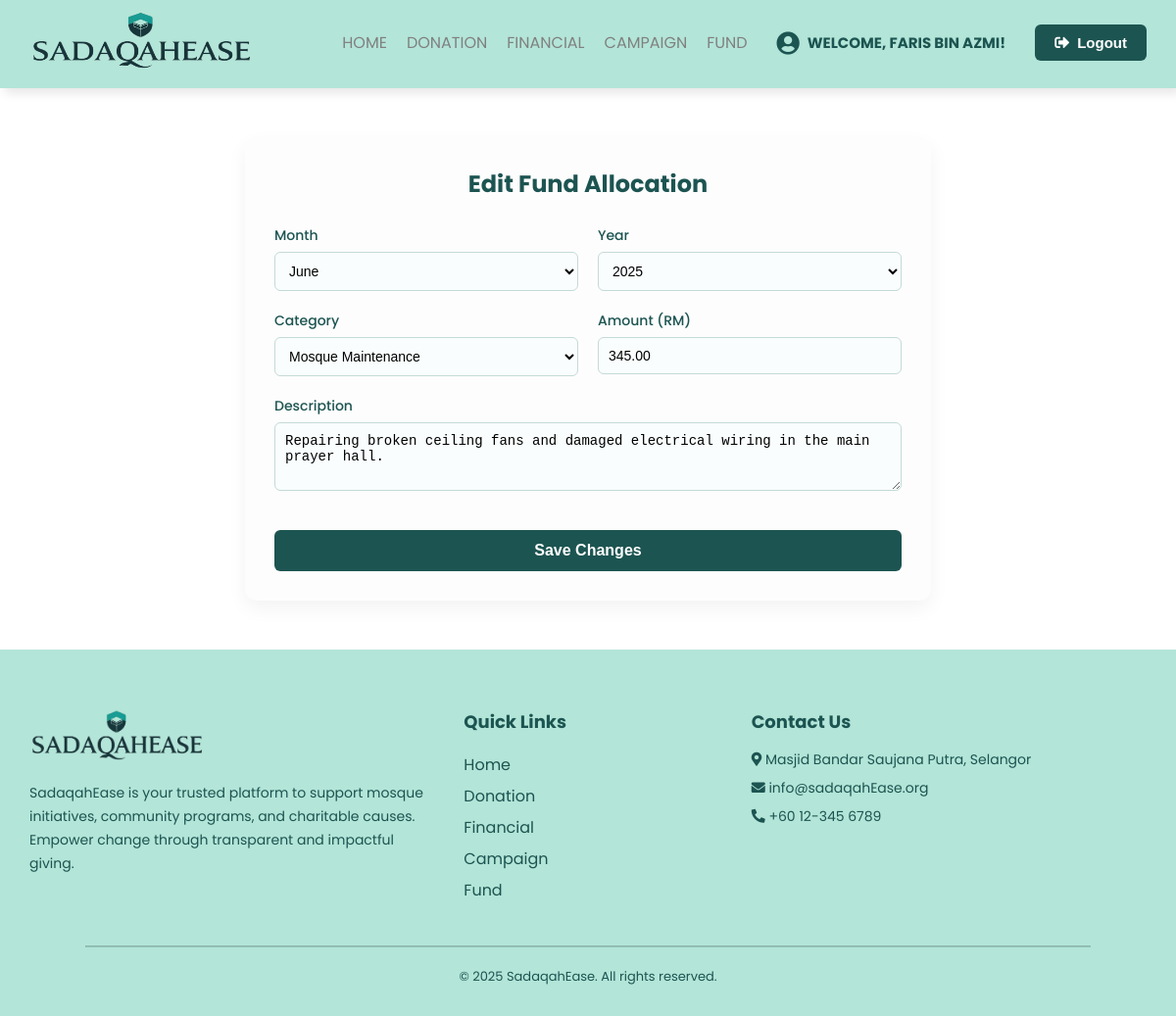
The app's page /allocate-fund/edit/4/ (signed in) with its own data.
### SadaqahEase/models.py (models this page shows, shortened)
class Treasurer(models.Model):
    treasurerid = models.CharField(max_length=6, primary_key=True)
    name = models.CharField(max_length=100)
    email = models.EmailField()
    password = models.CharField(max_length=100)

class AllocateFund(models.Model):
    CATEGORY_CHOICES = [
        ('Education Program', 'Education Program'),
        ('Mosque Maintenance', 'Mosque Maintenance'),
        ('Asnaf Support', 'Asnaf Support'),
        ('Utilities', 'Utilities'),
        ('Community Event', 'Community Event'),
        ('Others', 'Others'),
    ]
    allocateid = models.AutoField(primary_key=True)
    date = models.DateField()
    category = models.CharField(max_length=50, choices=CATEGORY_CHOICES)
    amount = models.DecimalField(max_digits=10, decimal_places=2)
    description = models.TextField(max_length=200)
    recorded_by = models.ForeignKey(Treasurer, on_delete=models.SET_NULL, null=True)

### SadaqahEase/views.py (the view, shortened to what this page needs)
# urls.py: path('allocate-fund/edit/<int:allocateid>/', views.edit_allocate_fund, name='edit_allocate_fund'),
def edit_allocate_fund(request, allocateid):
    allocation = get_object_or_404(AllocateFund, pk=allocateid)
    treasurer_id = request.session.get('treasurer_id')
    treasurer_obj = get_object_or_404(Treasurer, treasurerid=treasurer_id)
    current_year = date.today().year
    years = list(range(current_year, current_year - 10, -1))
    months = [(i, calendar.month_name[i]) for i in range(1, 13)]  # [(1, 'January'), ...]
    return render(request, 'editallocatefund.html', {
        'allocation': allocation,
        'treasurer': treasurer_obj,
        'years': years,
        'months': months,
    })

### SadaqahEase/templates/editallocatefund.html (shortened to what this page needs)
{% load static %}
{% load custom_filters %}
<!DOCTYPE html>
<html lang="en">
<head>
  <link rel="stylesheet" href="https://cdnjs.cloudflare.com/ajax/libs/font-awesome/5.14.0/css/all.min.css">
</head>
<body>
<header>
  <div class="content flex_space">
    <div class="logo">
      <img src="{% static 'Sadaqahlogo.png' %}" alt="SadaqahEase Logo">
    </div>
    <div class="navbar">
      <ul id="menulist">
<li><a href="{% url 'treasurer_mainpage' %}">Home</a></li>
        <li><a href="{% url 'record_donation_page' %}">Donation</a></li>
        <li><a href="{% url 'financial_page' %}">Financial</a></li>
        <li><a href="{% url 'manage_campaigns' %}">Campaign</a></li>
        <li><a href="{% url 'allocate_fund_page' %}">Fund</a></li>
        <li>
          <div class="welcome-message">
            <i class="fas fa-user-circle"></i>
            Welcome, {{ treasurer.name }}!
          </div>
        </li>
        <li>
          <form method="post" action="{% url 'logout' %}">
            <button type="submit" class="primary_btn">
              <i class="fas fa-sign-out-alt"></i> Logout
            </button>
          </form>
        </li>
      </ul>
    </div>
  </div>
</header>
<div class="edit-container">
  <h1>Edit Fund Allocation</h1>
  <form method="post" class="edit-form">
<div class="form-group">
  <label>Month</label>
  <select name="month" required>
    {% for num, name in months %}
      <option value="{{ num }}" {% if allocation.date.month == num %}selected{% endif %}>{{ name }}</option>
    {% endfor %}
  </select>
</div>
<div class="form-group">
  <label>Year</label>
  <select name="year" required>
    {% for y in years %}
      <option value="{{ y }}" {% if allocation.date.year == y %}selected{% endif %}>{{ y }}</option>
    {% endfor %}
  </select>
</div>
    <div class="form-group">
      <label>Category</label>
      <select name="category" required>
        {% for value, label in allocation.CATEGORY_CHOICES %}
          <option value="{{ value }}" {% if allocation.category == value %}selected{% endif %}>{{ label }}</option>
        {% endfor %}
      </select>
    </div>
    <div class="form-group">
      <label>Amount (RM)</label>
      <input type="number" name="amount" step="0.01" value="{{ allocation.amount }}" required>
    </div>
    <div class="form-group-full">
      <label>Description</label>
      <textarea name="description" rows="3" required>{{ allocation.description }}</textarea>
    </div>
    <div class="form-submit">
      <button type="submit" class="primary_btn">Save Changes</button>
    </div>
  </form>
</div>
<footer  id="contact-section" style="background: rgb(179, 229, 216); color: #1c5451; padding: 60px 30px 30px;">
  <div style="display: flex; flex-wrap: wrap; justify-content: space-between; align-items: flex-start; gap: 40px; max-width: 1200px; margin: auto;">
    <div style="flex: 1 1 300px;">
      <img src="{% static 'Sadaqahlogo.png' %}" alt="SadaqahEase Logo" style="width: 180px; margin-bottom: 15px;">
      <p style="line-height: 1.7; font-size: 14px; color: #1c5451;">
        SadaqahEase is your trusted platform to support mosque initiatives, community programs, and charitable causes.
        Empower change through transparent and impactful giving.
      </p>
    </div>
    <div style="flex: 1 1 150px;">
      <h3 style="margin-bottom: 15px; font-size: 18px; color: #1c5451;">Quick Links</h3>
      <ul style="list-style: none; padding: 0; line-height: 2;">
        <li><a href="{% url 'treasurer_mainpage' %}"style="color: #1c5451; text-decoration: none;">Home</a></li>
        <li><a href="{% url 'record_donation_page' %}"style="color: #1c5451; text-decoration: none;">Donation</a></li>
        <li><a href="{% url 'financial_page' %}"style="color: #1c5451; text-decoration: none;">Financial</a></li>
        <li><a href="{% url 'manage_campaigns' %}"style="color: #1c5451; text-decoration: none;">Campaign</a></li>
        <li><a href="{% url 'allocate_fund_page' %}"style="color: #1c5451; text-decoration: none;">Fund</a></li>
      </ul>
    </div>
    <div style="flex: 1 1 300px;">
      <h3 style="margin-bottom: 15px; font-size: 18px; color: #1c5451;">Contact Us</h3>
      <p style="font-size: 14px; margin-bottom: 8px;"><i class="fas fa-map-marker-alt"></i> Masjid Bandar Saujana Putra, Selangor</p>
      <p style="font-size: 14px; margin-bottom: 8px;"><i class="fas fa-envelope"></i> info@sadaqahEase.org</p>
      <p style="font-size: 14px;"><i class="fas fa-phone-alt"></i> +60 12-345 6789</p>
    </div>
  </div>
  <hr style="margin: 40px auto 20px; border-color: rgba(28, 84, 81, 0.2); width: 90%;">
  <p style="text-align: center; font-size: 13px; color: #1c5451;">&copy; 2025 SadaqahEase. All rights reserved.</p>
</footer>
</body>
</html>

### SadaqahEase/templates/editallocatefund.html (style rules this page uses)
* { padding: 0; margin: 0; box-sizing: border-box; }
body { font-family: "Poppins", sans-serif; background-color: #fff; }
header a { text-decoration: none; }
li { list-style: none; }
.flex_space { display: flex; justify-content: space-between; align-items: center; }
button { border: none; background: none; transition: 0.5s; cursor: pointer; }
.primary_btn { padding: 10px 20px; background: #1c5451; font-weight: bold; color: white; border-radius: 6px; display: flex; align-items: center; justify-content: center; font-size: 15px; gap: 8px; }
.welcome-message { display: flex; align-items: center; gap: 8px; color: #1c5451; font-weight: bold; font-size: 15px; padding: 10px; }
.welcome-message i { font-size: 24px; transition: transform 0.3s ease, color 0.3s ease; }
header { height: 90px; padding: 0 20px; position: sticky; top: 0; z-index: 1000; background: rgb(179, 229, 216); box-shadow: 5px 5px 10px rgba(0, 0, 0, 0.1); }
header img { padding: 10px; width: 250px; height: 80px; }
header ul { display: flex; align-items: center; }
header ul li { margin: 0 10px; text-transform: uppercase; }
header ul li a { color: grey; transition: 0.3s; }
.edit-container { max-width: 700px; margin: 50px auto; padding: 30px; background: #fdfdfd; border-radius: 12px; box-shadow: 0 8px 20px rgba(0, 0, 0, 0.05); }
.edit-container h1 { font-size: 24px; color: #1c5451; margin-bottom: 25px; text-align: center; }
.edit-form { display: grid; grid-template-columns: 1fr 1fr; gap: 20px; }
.edit-form .form-group { display: flex; flex-direction: column; }
.edit-form .form-group-full { grid-column: span 2; display: flex; flex-direction: column; }
.edit-form label { font-weight: 500; color: #1c5451; font-size: 14px; margin-bottom: 6px; }
.edit-form input, .edit-form select, .edit-form textarea { padding: 10px; font-size: 14px; border: 1px solid #c4dad7; border-radius: 6px; background-color: #f9fdfd; }
.edit-form textarea { resize: vertical; }
.form-submit { grid-column: span 2; display: flex; justify-content: center; margin-top: 20px; }
.form-submit .primary_btn { padding: 12px 40px; font-size: 16px; font-weight: bold; background-color: #1c5451; color: white; border-radius: 6px; transition: background-color 0.3s ease, transform 0.2s ease; width: 650px; }

### records on screen
Treasurer: name "FARIS BIN AZMI"
AllocateFund: month "June", year "2025", category "Mosque Maintenance", amount "345.00", description "Repairing broken ceiling fans and damaged electrical wiring in the main prayer hall."
